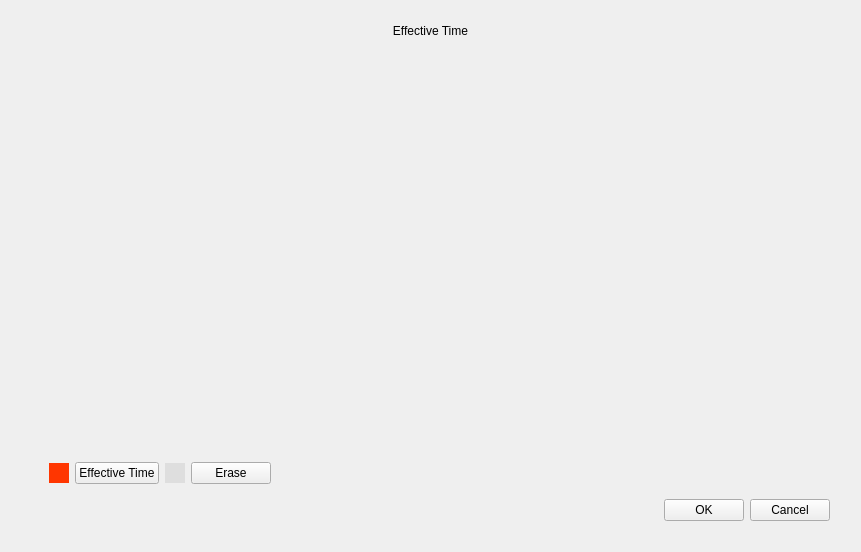
<?xml version="1.0" encoding="UTF-8"?>
<ui version="4.0">
 <class>EffectiveTimeAbstract</class>
 <widget class="QWidget" name="EffectiveTimeAbstract">
  <property name="geometry">
   <rect>
    <x>0</x>
    <y>0</y>
    <width>861</width>
    <height>552</height>
   </rect>
  </property>
  <property name="windowTitle">
   <string>Form</string>
  </property>
  <layout class="QVBoxLayout" name="verticalLayout_2">
   <property name="spacing">
    <number>0</number>
   </property>
   <item>
    <widget class="QWidget" name="widget_title" native="true">
     <property name="minimumSize">
      <size>
       <width>0</width>
       <height>40</height>
      </size>
     </property>
     <layout class="QHBoxLayout" name="horizontalLayout_4">
      <property name="leftMargin">
       <number>0</number>
      </property>
      <property name="topMargin">
       <number>0</number>
      </property>
      <property name="rightMargin">
       <number>0</number>
      </property>
      <property name="bottomMargin">
       <number>0</number>
      </property>
      <item>
       <widget class="QLabel" name="label_title">
        <property name="text">
         <string>Effective Time</string>
        </property>
        <property name="alignment">
         <set>Qt::AlignCenter</set>
        </property>
       </widget>
      </item>
     </layout>
    </widget>
   </item>
   <item>
    <widget class="QWidget" name="widget_background" native="true">
     <layout class="QVBoxLayout" name="verticalLayout">
      <property name="leftMargin">
       <number>20</number>
      </property>
      <property name="rightMargin">
       <number>20</number>
      </property>
      <property name="bottomMargin">
       <number>20</number>
      </property>
      <item>
       <widget class="QWidget" name="widget_4" native="true">
        <property name="sizePolicy">
         <sizepolicy hsizetype="Preferred" vsizetype="Expanding">
          <horstretch>0</horstretch>
          <verstretch>0</verstretch>
         </sizepolicy>
        </property>
        <layout class="QVBoxLayout" name="verticalLayout_3">
         <item>
          <widget class="MsScheduleWidget" name="schedule" native="true">
           <property name="sizePolicy">
            <sizepolicy hsizetype="Preferred" vsizetype="Expanding">
             <horstretch>1</horstretch>
             <verstretch>0</verstretch>
            </sizepolicy>
           </property>
          </widget>
         </item>
         <item>
          <layout class="QHBoxLayout" name="horizontalLayout_10">
           <property name="leftMargin">
            <number>9</number>
           </property>
           <property name="rightMargin">
            <number>9</number>
           </property>
           <item>
            <widget class="ColorLabel" name="labelEffective">
             <property name="minimumSize">
              <size>
               <width>20</width>
               <height>0</height>
              </size>
             </property>
             <property name="maximumSize">
              <size>
               <width>20</width>
               <height>20</height>
              </size>
             </property>
             <property name="styleSheet">
              <string notr="true">background-color: #FF3600;</string>
             </property>
             <property name="text">
              <string/>
             </property>
            </widget>
           </item>
           <item>
            <widget class="MyPushButton" name="pushButtonEffective">
             <property name="text">
              <string>Effective Time</string>
             </property>
             <property name="checkable">
              <bool>true</bool>
             </property>
            </widget>
           </item>
           <item>
            <widget class="ColorLabel" name="labelErase">
             <property name="minimumSize">
              <size>
               <width>20</width>
               <height>0</height>
              </size>
             </property>
             <property name="maximumSize">
              <size>
               <width>20</width>
               <height>20</height>
              </size>
             </property>
             <property name="styleSheet">
              <string notr="true">background-color: #DEDEDE;</string>
             </property>
             <property name="text">
              <string/>
             </property>
            </widget>
           </item>
           <item>
            <widget class="MyPushButton" name="pushButtonErase">
             <property name="text">
              <string>Erase</string>
             </property>
             <property name="checkable">
              <bool>true</bool>
             </property>
            </widget>
           </item>
           <item>
            <spacer name="horizontalSpacer_8">
             <property name="orientation">
              <enum>Qt::Horizontal</enum>
             </property>
             <property name="sizeHint" stdset="0">
              <size>
               <width>40</width>
               <height>20</height>
              </size>
             </property>
            </spacer>
           </item>
          </layout>
         </item>
        </layout>
       </widget>
      </item>
      <item>
       <layout class="QHBoxLayout" name="horizontalLayout_3">
        <item>
         <spacer name="horizontalSpacer_2">
          <property name="orientation">
           <enum>Qt::Horizontal</enum>
          </property>
          <property name="sizeHint" stdset="0">
           <size>
            <width>40</width>
            <height>20</height>
           </size>
          </property>
         </spacer>
        </item>
        <item>
         <widget class="MyPushButton" name="pushButtonOk">
          <property name="text">
           <string>OK</string>
          </property>
          <property name="autoDefault">
           <bool>true</bool>
          </property>
         </widget>
        </item>
        <item>
         <widget class="MyPushButton" name="pushButtonCancel">
          <property name="text">
           <string>Cancel</string>
          </property>
          <property name="autoDefault">
           <bool>true</bool>
          </property>
         </widget>
        </item>
       </layout>
      </item>
     </layout>
    </widget>
   </item>
  </layout>
 </widget>
 <customwidgets>
  <customwidget>
   <class>MyPushButton</class>
   <extends>QPushButton</extends>
   <header>mypushbutton.h</header>
  </customwidget>
  <customwidget>
   <class>MsScheduleWidget</class>
   <extends>QWidget</extends>
   <header>msschedulewidget.h</header>
   <container>1</container>
  </customwidget>
  <customwidget>
   <class>ColorLabel</class>
   <extends>QLabel</extends>
   <header>colorlabel.h</header>
  </customwidget>
 </customwidgets>
 <resources/>
 <connections/>
</ui>
